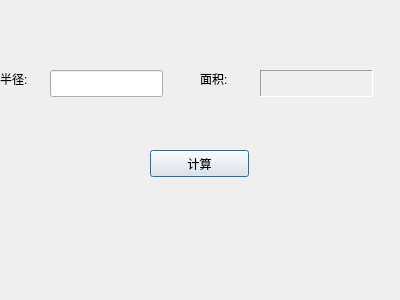
<?xml version="1.0" encoding="UTF-8"?>
<ui version="4.0">
 <class>Dialog</class>
 <widget class="QDialog" name="Dialog">
  <property name="geometry">
   <rect>
    <x>0</x>
    <y>0</y>
    <width>400</width>
    <height>300</height>
   </rect>
  </property>
  <property name="sizePolicy">
   <sizepolicy hsizetype="Expanding" vsizetype="Expanding">
    <horstretch>0</horstretch>
    <verstretch>0</verstretch>
   </sizepolicy>
  </property>
  <property name="windowTitle">
   <string>Dialog</string>
  </property>
  <widget class="QLabel" name="radiusLabel">
   <property name="geometry">
    <rect>
     <x>0</x>
     <y>70</y>
     <width>67</width>
     <height>17</height>
    </rect>
   </property>
   <property name="text">
    <string>半径:</string>
   </property>
  </widget>
  <widget class="QLineEdit" name="radiusLineEdit">
   <property name="geometry">
    <rect>
     <x>50</x>
     <y>70</y>
     <width>113</width>
     <height>27</height>
    </rect>
   </property>
  </widget>
  <widget class="QPushButton" name="countBtn">
   <property name="geometry">
    <rect>
     <x>150</x>
     <y>150</y>
     <width>99</width>
     <height>27</height>
    </rect>
   </property>
   <property name="text">
    <string>计算</string>
   </property>
  </widget>
  <widget class="QLabel" name="areaLabel_1">
   <property name="geometry">
    <rect>
     <x>200</x>
     <y>70</y>
     <width>61</width>
     <height>17</height>
    </rect>
   </property>
   <property name="text">
    <string>面积:</string>
   </property>
  </widget>
  <widget class="QLabel" name="areaLabel_2">
   <property name="geometry">
    <rect>
     <x>260</x>
     <y>70</y>
     <width>113</width>
     <height>27</height>
    </rect>
   </property>
   <property name="frameShape">
    <enum>QFrame::Panel</enum>
   </property>
   <property name="frameShadow">
    <enum>QFrame::Sunken</enum>
   </property>
   <property name="text">
    <string/>
   </property>
  </widget>
 </widget>
 <layoutdefault spacing="6" margin="11"/>
 <resources/>
 <connections/>
</ui>
